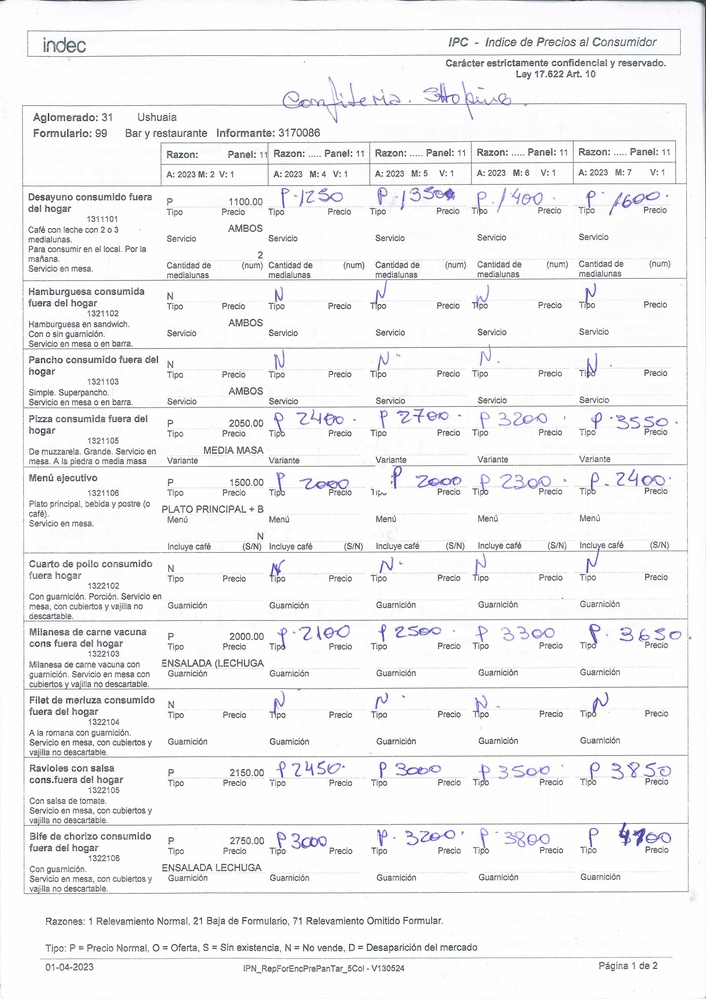
#> input picture imagenes/imagen_0.jpg, 706 x 999 px, shrunk from 2480 x 3509 before the run
$ python limpieza.py
#> lines starting #> are read from the running program, lines starting #| are printed output that depends on the picture; after the words box and inside, x2 and y2 are one past the last pixel; in counts of white or black regions, pixels touching at a corner belong together
import cv2
import numpy as np

archivo='imagen_0'
tipo='.jpg'
# leer imagen
img = cv2.imread('imagenes/'+archivo+tipo)
#> img is the input picture: shape (999, 706, 3); mean B, G, R 242.8, 241.8, 241.8
#cv2.imread('productos.jpeg')

# blur
blur = cv2.GaussianBlur(img, (3,3), 0)

# convert to hsv and get saturation channel
sat = cv2.cvtColor(blur, cv2.COLOR_BGR2HSV)[:,:,1]
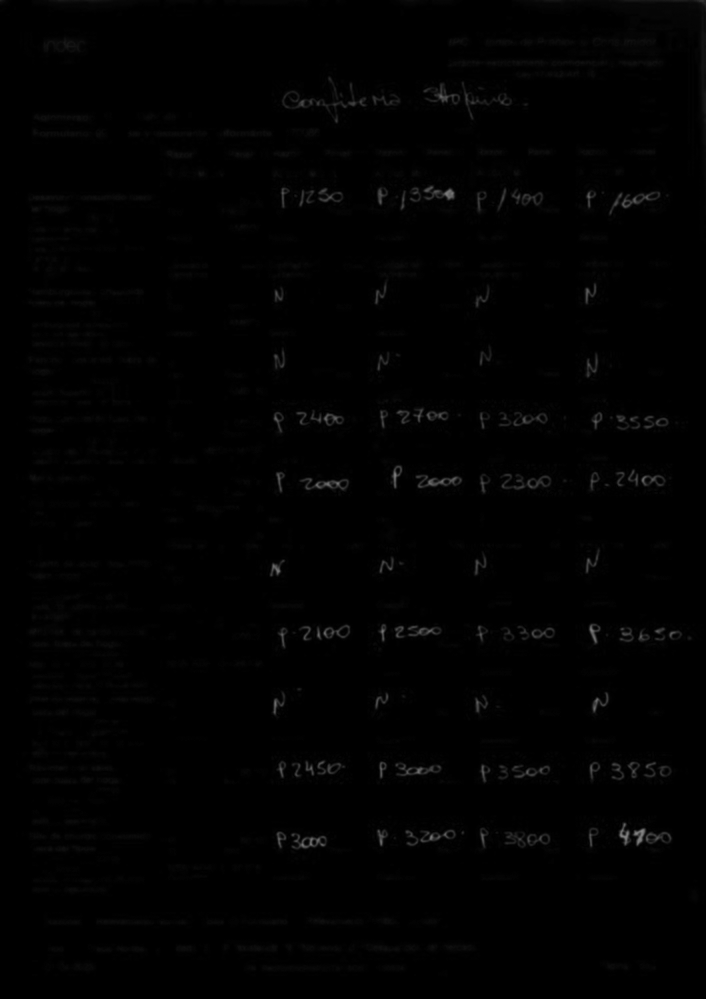
#> sat: shape (999, 706); min 0, max 132, mean 1.6

# threshold saturation channel
thresh = cv2.threshold(sat, 50, 255, cv2.THRESH_BINARY)[1]
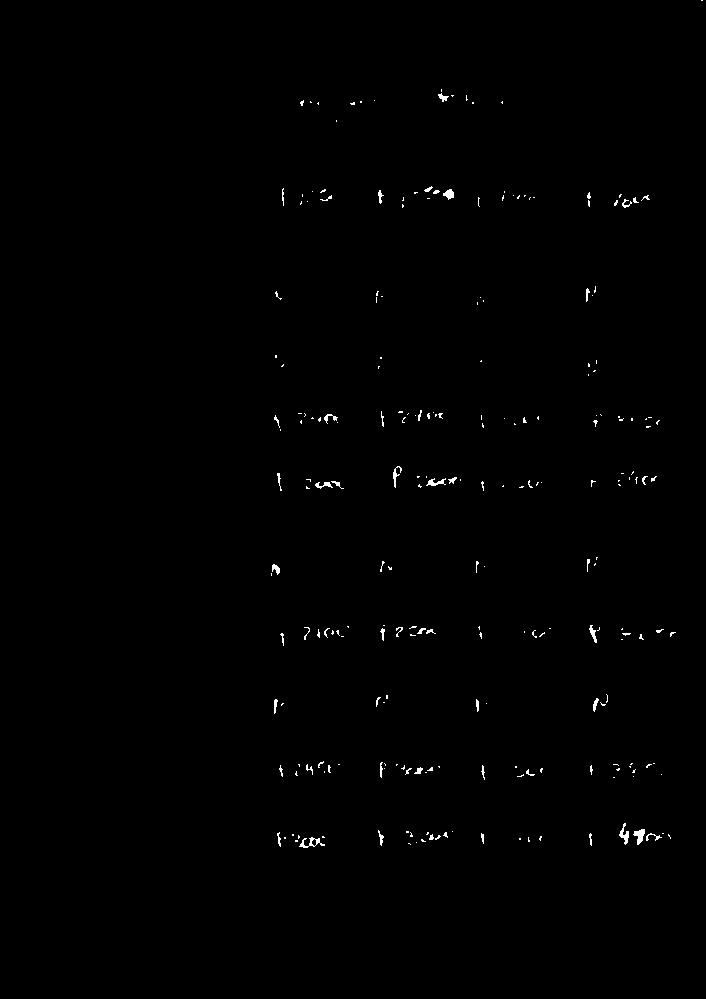
#> thresh: shape (999, 706); 0.44% white in thin lines or dots, all inside (x1, y1, x2, y2) = (271, 0, 703, 848)

# apply morphology close and open to make mask
kernel = cv2.getStructuringElement(cv2.MORPH_ELLIPSE, (9,9))
morph = cv2.morphologyEx(thresh, cv2.MORPH_CLOSE, kernel, iterations=1)
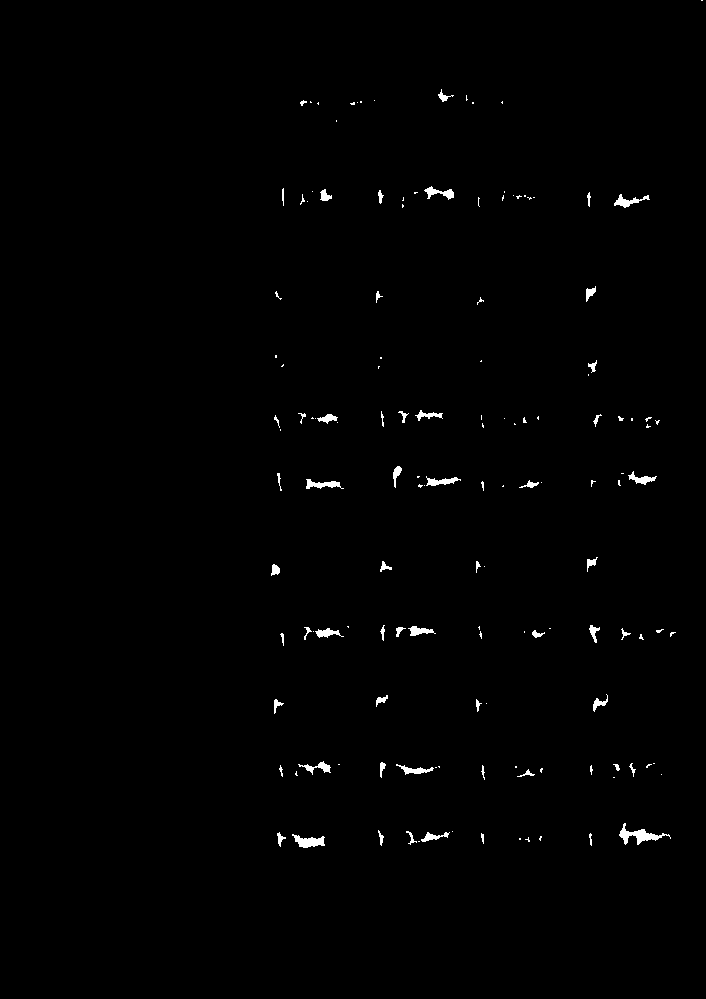
#> morph: shape (999, 706); 0.71% white; 141 white regions (84 under 20 px), largest, box (x1, y1, x2, y2) and area: (619, 823, 671, 845) 370, (292, 834, 325, 848) 260, (306, 479, 344, 489) 194
mask = cv2.morphologyEx(morph, cv2.MORPH_OPEN, kernel, iterations=1)
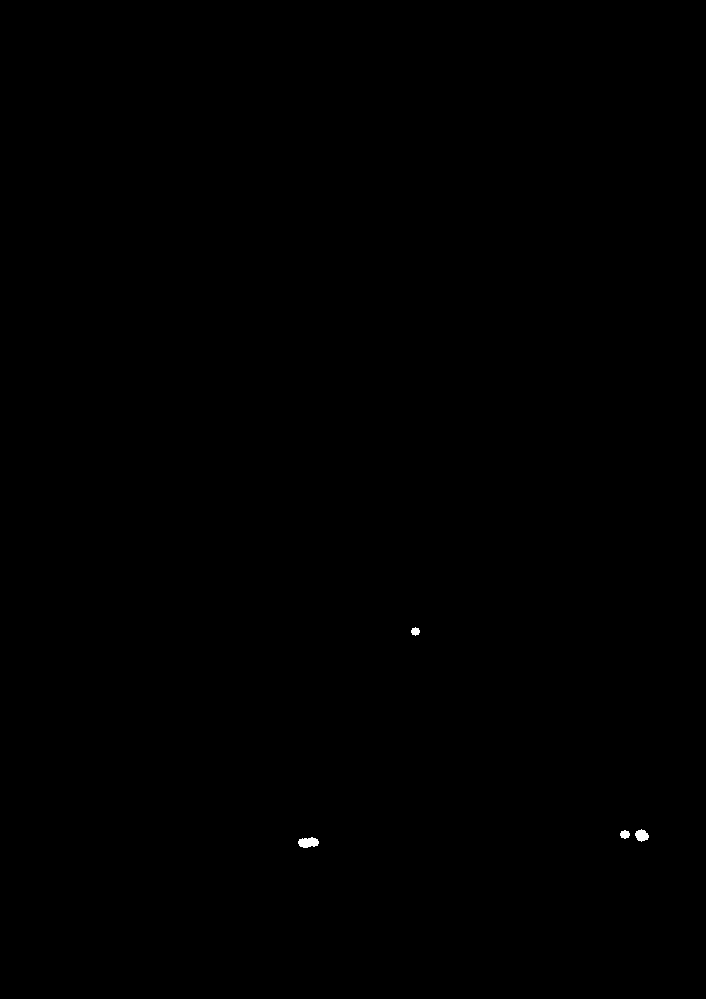
#> mask: shape (999, 706); 0.06% white; 4 white regions, box (x1, y1, x2, y2) and area: (298, 837, 319, 848) 171, (635, 829, 649, 842) 124, (620, 830, 630, 839) 66, (411, 627, 420, 636) 57


# método otsu, valor umbral
gray = cv2.cvtColor(img, cv2.COLOR_BGR2GRAY)
otsu = cv2.threshold(gray, 0, 255, cv2.THRESH_BINARY+cv2.THRESH_OTSU)[1]
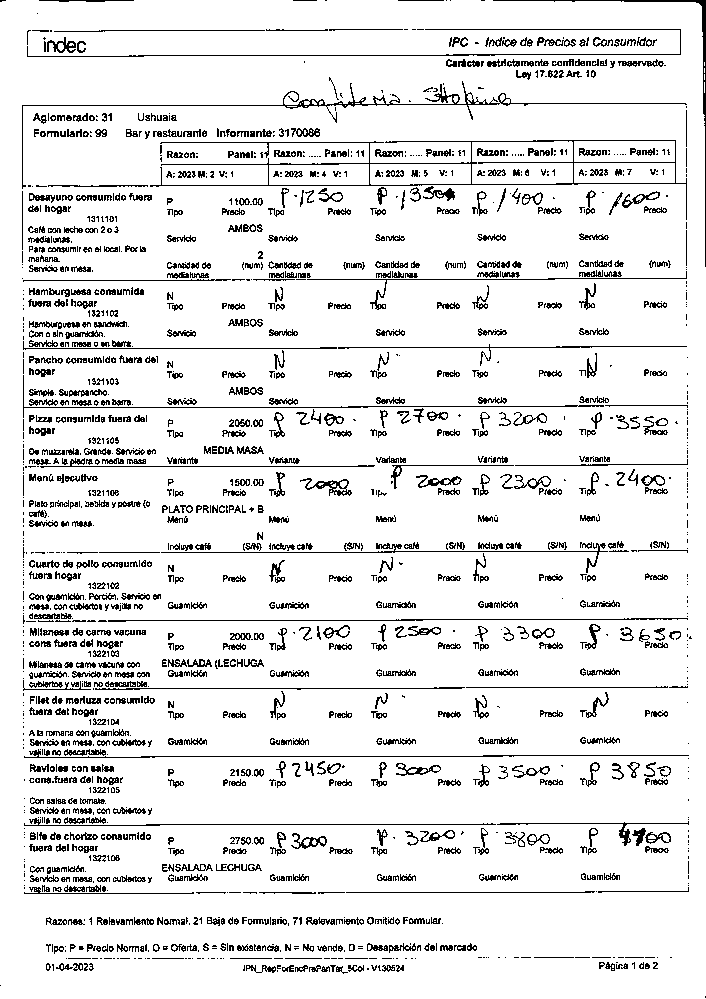
#> otsu: shape (999, 706); 90.6% white; black in thin lines or dots

# write black to otsu image where mask is black
otsu_result = otsu.copy()
otsu_result[mask==0] = 0
#> otsu_result: shape (999, 706); 0.02% white in thin lines or dots, all inside (x1, y1, x2, y2) = (298, 628, 649, 847)

# write black to input image where mask is black
img_result = img.copy()
img_result[mask==0] = 0

# write result to disk
cv2.imwrite("resultados/"+archivo+"_mask.png", mask)
cv2.imwrite("resultados/"+archivo+"_otsu.png", otsu)
cv2.imwrite("resultados/"+archivo+"_otsu_result.png", otsu_result)
cv2.imwrite("resultados/"+archivo+"_img_result.png", img_result)

$ run again, with imagenes/imagen_07.jpg copied over imagenes/imagen_0.jpg
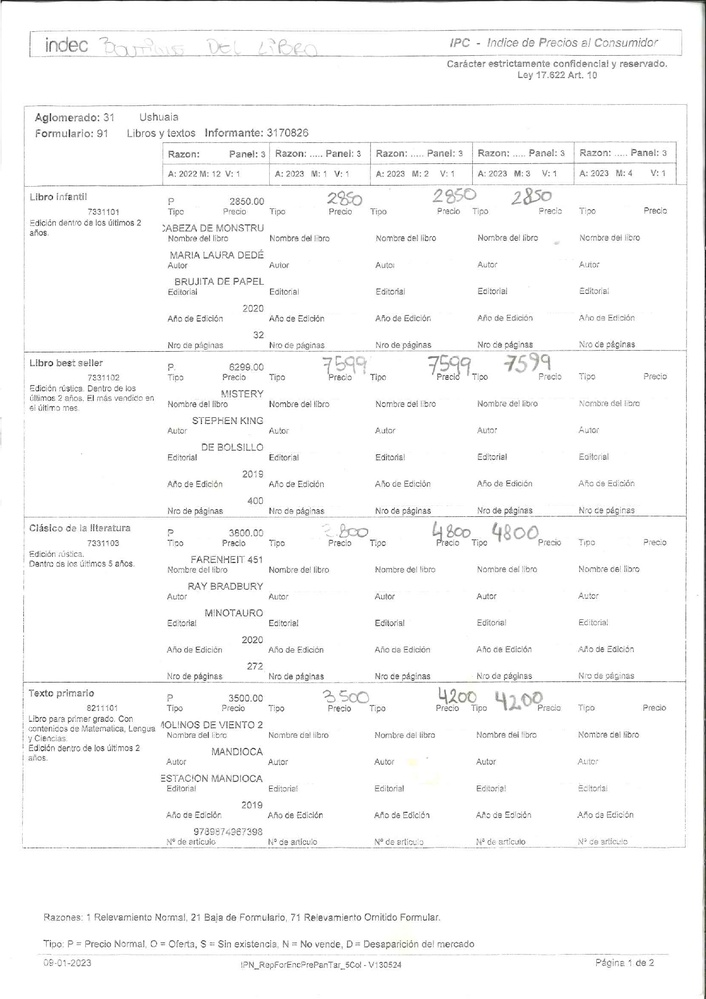
#> input picture imagenes/imagen_07.jpg, 706 x 999 px, shrunk from 1241 x 1755 before the run
#> img is the input picture: shape (999, 706, 3); mean B, G, R 247.8, 247.8, 247.8
#> thresh: shape (999, 706); 0% white in thin lines or dots, all inside (x1, y1, x2, y2) = (705, 0, 706, 2)
#> mask: shape (999, 706); every value is 0
#> `otsu = cv2.threshold(gray, 0, 255, cv2.THRESH_BINARY+cv2.THRESH_OTSU)[1]`:
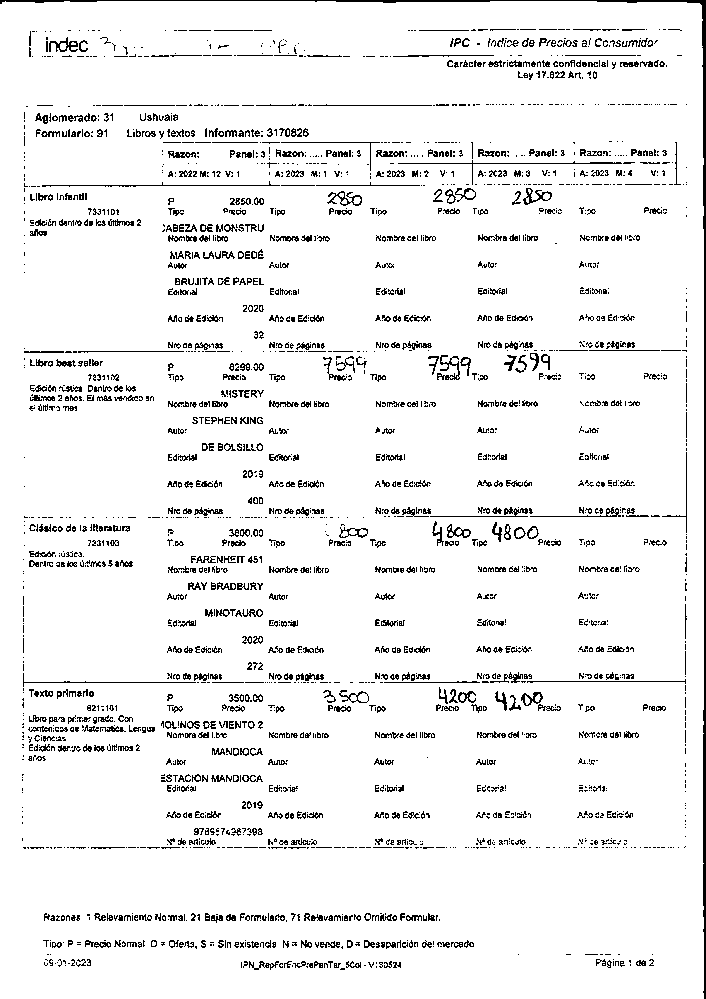
#> otsu: shape (999, 706); 93.7% white; black in thin lines or dots
#> img_result: shape (999, 706, 3); every value is 0

$ run again, with imagenes/imagen_08.jpg copied over imagenes/imagen_0.jpg
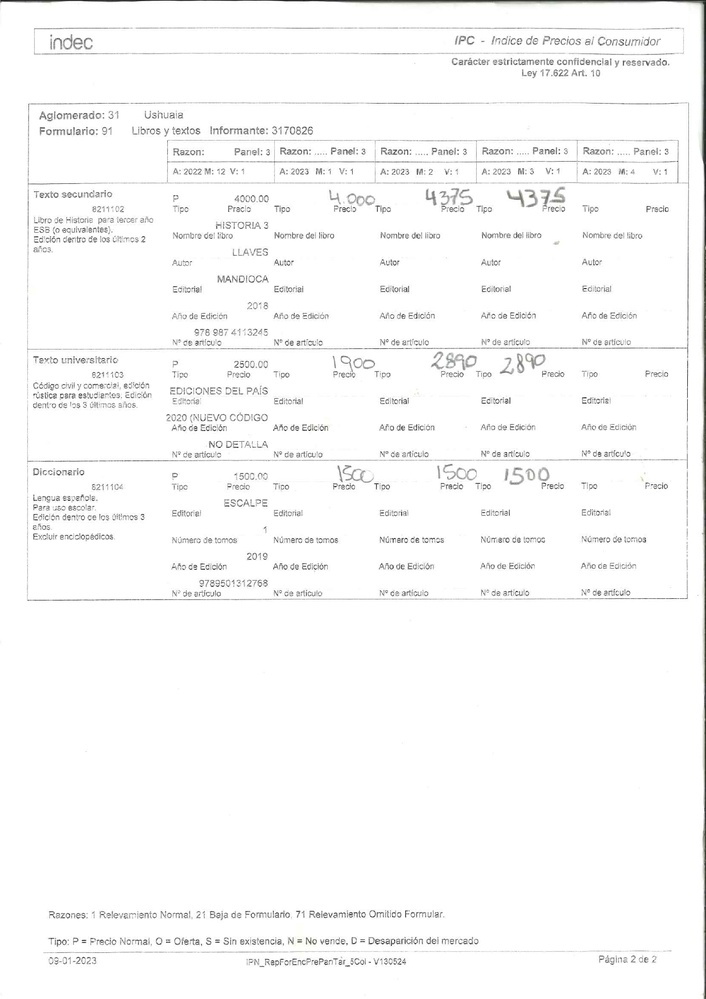
#> input picture imagenes/imagen_08.jpg, 706 x 999 px, shrunk from 1241 x 1755 before the run
#> img is the input picture: shape (999, 706, 3); mean B, G, R 248.9, 249, 249
#> thresh: shape (999, 706); 0% white in thin lines or dots, all inside (x1, y1, x2, y2) = (705, 145, 706, 287)
#> mask: shape (999, 706); every value is 0
#> `otsu = cv2.threshold(gray, 0, 255, cv2.THRESH_BINARY+cv2.THRESH_OTSU)[1]`:
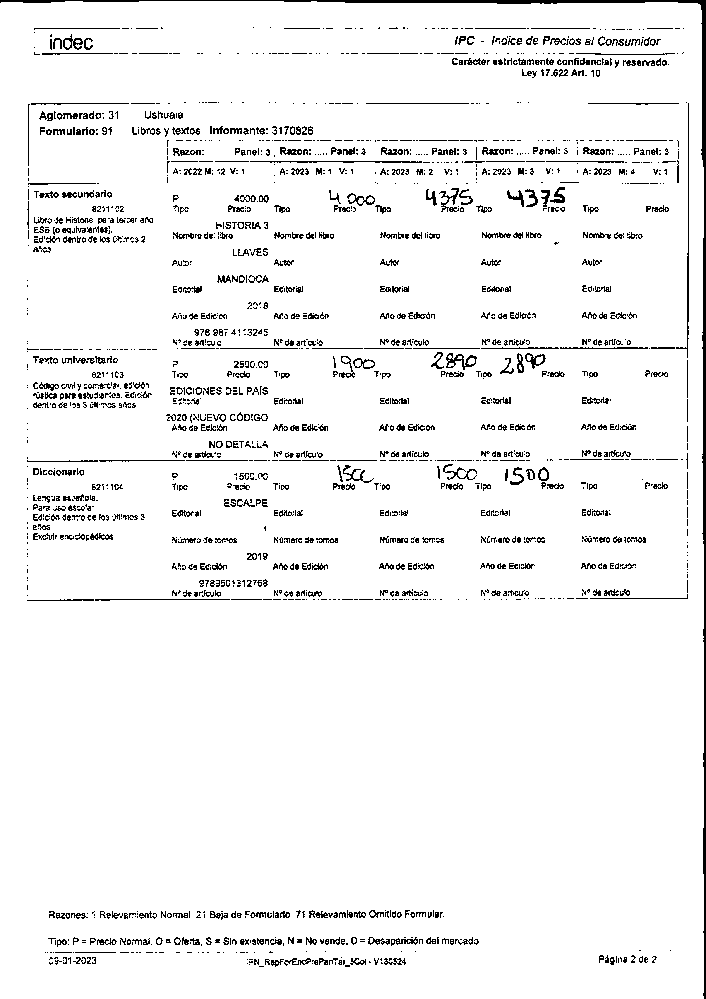
#> otsu: shape (999, 706); 94.9% white; black in thin lines or dots
#> img_result: shape (999, 706, 3); every value is 0

$ run again, with imagenes/imagen_09.jpg copied over imagenes/imagen_0.jpg
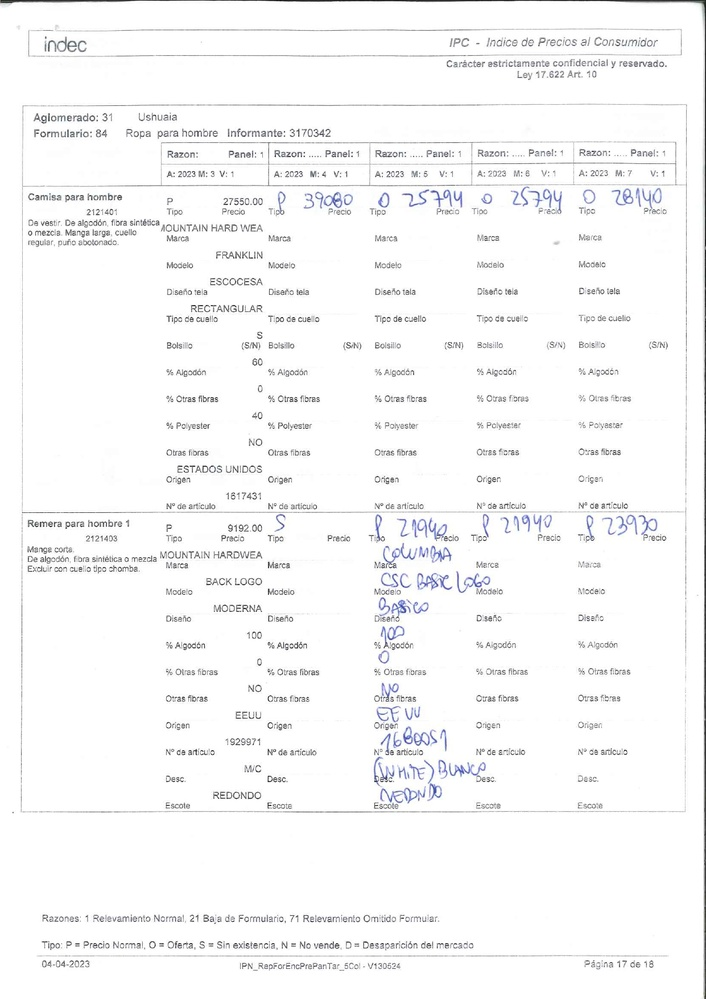
#> input picture imagenes/imagen_09.jpg, 706 x 999 px, shrunk from 1241 x 1755 before the run
#> img is the input picture: shape (999, 706, 3); mean B, G, R 248, 247.6, 247.6
#> `thresh = cv2.threshold(sat, 50, 255, cv2.THRESH_BINARY)[1]`:
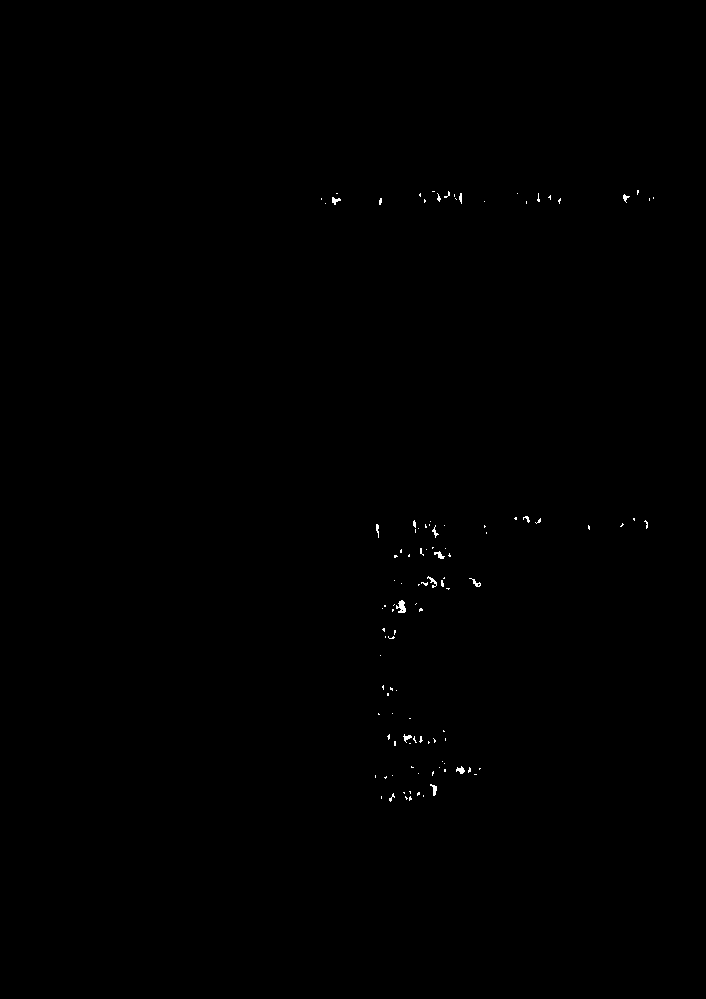
#> thresh: shape (999, 706); 0.15% white in thin lines or dots, all inside (x1, y1, x2, y2) = (321, 190, 654, 802)
#> morph: shape (999, 706); 0.23% white; 73 white regions (52 under 20 px), largest, box (x1, y1, x2, y2) and area: (418, 576, 450, 590) 166, (391, 600, 406, 613) 132, (403, 734, 424, 744) 128
#> mask: shape (999, 706); 0.02% white; 2 white regions, box (x1, y1, x2, y2) and area: (393, 602, 405, 613) 98, (405, 735, 415, 744) 66
#> `otsu = cv2.threshold(gray, 0, 255, cv2.THRESH_BINARY+cv2.THRESH_OTSU)[1]`:
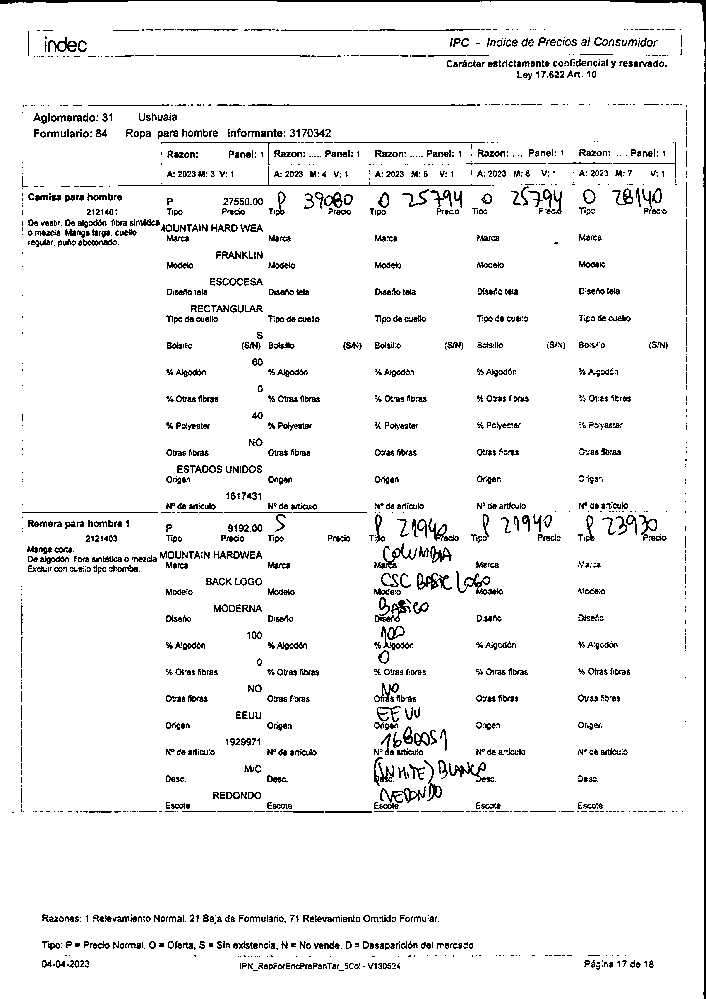
#> otsu: shape (999, 706); 94.1% white; black in thin lines or dots
#> otsu_result: shape (999, 706); 0.01% white in thin lines or dots, all inside (x1, y1, x2, y2) = (393, 603, 414, 743)
